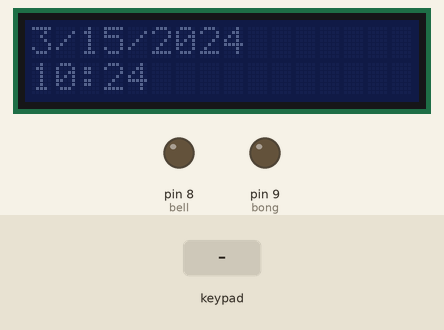
Recording of a sketch running on a simulated Arduino Uno, built with avr-gcc and run on an emulated ATmega328P. Parts: 16×2 character LCD, output pins drawn as LEDs (lit = HIGH). Inputs (shaded band) come from the test bench. The local clock reads 2024-03-15 10:24:30 at power-on unless the sketch sets it; what the sketch prints to the serial monitor is not drawn.

Above: at 1.2 s.
1.3 s: key 'S' pressed
At 3.3 s:
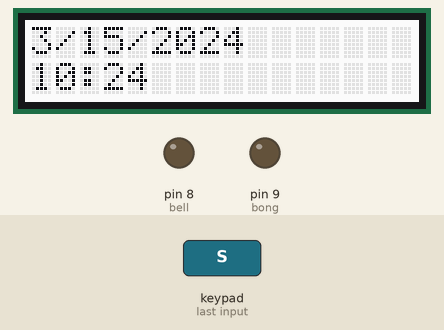
3.6 s: key 'U' pressed
At 4.7 s:
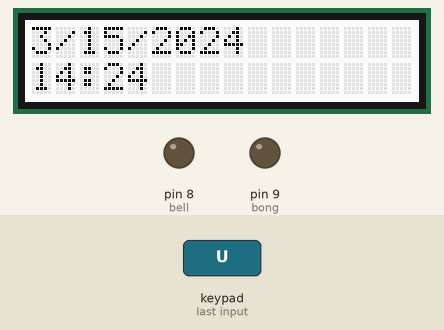
5.3 s: key 'D' pressed
At 6.6 s:
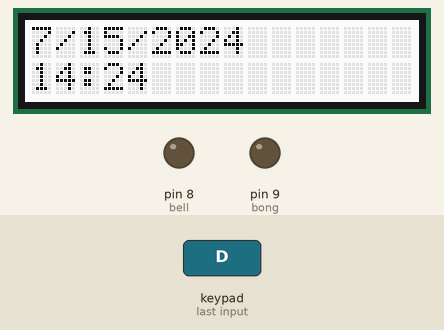
7.0 s: key 'L' pressed
At 8.4 s:
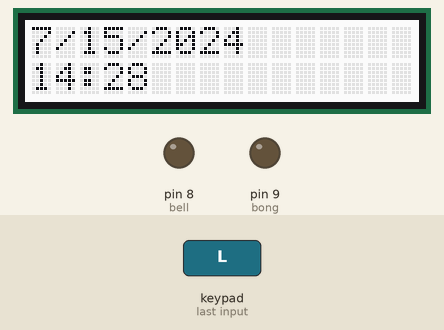
8.7 s: key 'R' pressed
At 9.5 s:
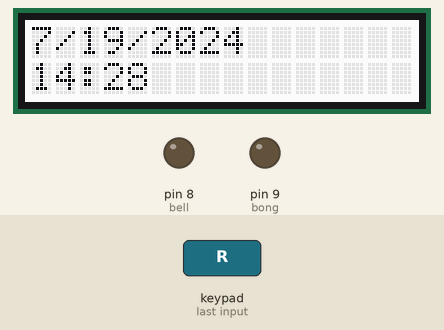
Timing chart, 0 to 11.7 s (numbered marks = the images above; inputs shaded):
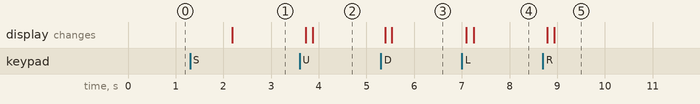

Measured:
- after the input at 1.3 s, the display: changes after 0.88 s (image 1)
- after the input at 3.6 s, the display: first changes after 0.12 s (image 2 shows a later state)
- after the input at 5.3 s, the display: first changes after 0.09 s (image 3 shows a later state)
- after the input at 7.0 s, the display: first changes after 0.09 s (image 4 shows a later state)
- after the input at 8.7 s, the display: first changes after 0.10 s (image 5 shows a later state)

The sketch:

Clock.ino
```cpp
/**
 * @author Daniel Stara (for the most part)
 * -Used a couple of libraries from Adafruit (bless them)
 * to communicate with the clock and lcd screen.
 *
 * This application is basically a clock that runs with a
 * chronodot timer and an adafruit lcd shield kit.  The
 * time can be set with the buttons on the shield.
 *
 *
 * 1. DO NOT hit the button on the very right below
 *    the orange thing.  That is the reset button
 * 2. Might be adding functionality for an MP3 player
 *
 *
 */
//import statements I think
#include <Wire.h>
#include <Adafruit_RGBLCDShield.h>
#include <utility/Adafruit_MCP23017.h>
#include "RTClib.h"  // Credit: Adafruit


//Initializers that I don't understand (I2C)
RTC_DS1307 RTC;
Adafruit_RGBLCDShield lcd = Adafruit_RGBLCDShield();

//button manager
int topButton = 8;
int leftButton = 16;
int rightButton = 2;
int bottomButton = 4;
int sideButton = 1;

//variables to control the lcd turning on and off
bool isBacklightOn = false;
unsigned long timer;
unsigned long lightTimer = 0;
unsigned long timeOn = 120000;

//variables for the bells
int bong = 9;
int bell = 8;

//delay for the watchdog
int delayTime = 1000;


/*
 * setup to get things ready - runs once at startup and
 * whenever you open the serial monitor (learned that the hard way)
 */
void setup() {

  // Begin the Serial connection
  Serial.begin(9600);

  //instantiate the lcd screen
  prepareLcd();

  // Instantiate the RTC
  prepareRTC();

  Serial.println("Setup complete.");

  //set backlight and initialize digital outputs
  lcd.setBacklight(255);


  pinMode(bell, OUTPUT);
  pinMode(bong, OUTPUT);

}//end of setup

/*
 * loop that the microcontroller runs over and over and over...and over
 * as fast as its little legs will let it
 */
void loop() {

  //timer for the
  timer = millis();

  // Get the current time
  DateTime now = RTC.now();

  // Display the current time for debugging
  // printDataSerial(now);

  //print the date to the lcd
  printDate(now);

  //print the time to the lcd
  printTime(now);

  //get button input
  uint8_t buttons = lcd.readButtons();


//handle the backlight for the lcd ------
  //set the backlight for the lcd
  if(isBacklightOn){
    lcd.setBacklight(255);
  }else{
    lcd.setBacklight(0);
  }

  if(buttons == sideButton){
    isBacklightOn = true;
    lightTimer = timer;
  }

  if((timer - lightTimer) > timeOn){

    isBacklightOn = false;
  }

  //---------


  //test this stupid timer bug
  Serial.print("timer: ");
  Serial.print(timer);
  Serial.print(" ");
  Serial.print("lightTimer: ");
  Serial.print(lightTimer);
  Serial.print(" ");
  Serial.print(isBacklightOn);
  Serial.println();


  //button handlers---------
  //add to the hour
  if(buttons == (topButton)){
    addHour(now);
  }
  //add to the minute
  if(buttons == (leftButton)){
    addMinute(now);
  }
  //month button
  if(buttons == (bottomButton)){
    addMonth(now);
  }
  //add to the day
  if(buttons == (rightButton)){
    addDay(now);
  }
  //add to year
  if(buttons == (sideButton + topButton)){
    addYear(now);
  }
  //or subtract year
  if(buttons == (sideButton + bottomButton)){
    subtractYear(now);
  }
  //-----------


  //if any button is pressed speed that sh** up!
  if(isBacklightOn){
    delayTime = 10;
  }else{
    delayTime = 1000;
  }


  /*
   *
   *   bells will ring from 8 - 9
   *   angelus at 7:30, noon, 6
   *   if we're on a new hour
   *   ring the bells
  */
  //if we're on a new hour
  if(now.minute() == 0 && now.second() == 0){

    //if its not noon or 6pm
    if(!(now.hour() == 12) && !(now.hour() == 18)){

      //if we're between 8am and noon
      if(now.hour() > 7 && now.hour() < 12){
        ringBell(now.hour());
      }

      //if we're after noon, need to convert time from military
      if(now.hour() > 12 && now.hour() < 22){
        ringBell(now.hour() - 12);
      }

    }
  }


  //do the angelus at 7:30, noon, and 6 right on the dot
  if(now.hour() == 7 && now.minute() == 30 && now.second() == 0){
    ringAngelus();
  }
  if(now.hour() == 12 && now.minute() == 00 && now.second() == 0){
    ringAngelus();
  }
  if(now.hour() == 18 && now.minute() == 00 && now.second() == 0){
    ringAngelus();
  }


  //long (watchdog) delay
  delay(delayTime);

}//end of loop


void ringAngelus(){
  for(int i = 0; i < 3; i++){
    ringBell(3);
    delay(4500);
  }

  digitalWrite(bell, HIGH);
  delay(18000);
  digitalWrite(bell, LOW);

}

void ringBell(int numRings){

  for(int i = 0; i < numRings; i++){
    digitalWrite(bong, HIGH);
    delay(500);
    digitalWrite(bong, LOW);
    delay(2000);
  }

}

/**
 * functions to change the time
 */
void subtractYear(DateTime now){
    int newYear = now.year()-1;

    RTC.adjust(DateTime(newYear, now.month(), now.day(), now.hour(), now.minute(), now.second()));
    //update the lcd
    lcd.clear();
    printDate(now);
    printTime(now);
}
void addYear(DateTime now){
    int newYear = now.year()+1;

    RTC.adjust(DateTime(newYear, now.month(), now.day(), now.hour(), now.minute(), now.second()));
    //update the lcd
    lcd.clear();
    printDate(now);
    printTime(now);
}
void addMonth(DateTime now){
    int newMonth = now.month()+1;

    if(newMonth > 12){
      newMonth = 1;
    }

    RTC.adjust(DateTime(now.year(), newMonth, now.day(), now.hour(), now.minute(), now.second()));
    //update the lcd
    lcd.clear();
    printDate(now);
    printTime(now);
}
void addDay(DateTime now){
    int newDay = now.day()+1;

    if(newDay > 31){
      newDay = 1;
    }

    RTC.adjust(DateTime(now.year(), now.month(), newDay, now.hour(), now.minute(), now.second()));
    //update the lcd
    lcd.clear();
    printDate(now);
    printTime(now);
}
void addMinute(DateTime now){
    int newMinute = now.minute()+1;
    if(newMinute > 59){
      newMinute = 1;
    }

    RTC.adjust(DateTime(now.year(), now.month(), now.day(), now.hour(), newMinute, now.second()));
    //update the lcd
    lcd.clear();
    printDate(now);
    printTime(now);
}
void addHour(DateTime now){
    int newHour = now.hour()+1;

    //if we've gone past military time (lol traveling through time)
    if(newHour > 23){
      newHour = 0;
      Serial.print(now.minute());
      lcd.clear();
    }

    RTC.adjust(DateTime(now.year(), now.month(), now.day(), newHour, now.minute(), now.second()));
    //update the lcd
    lcd.clear();
    printDate(now);
    printTime(now);
}


/*
 * method to print the date to the lcd
 */
void printDate(DateTime now){
  lcd.setCursor(0,0);

  lcd.print(now.month(), DEC);
  lcd.print('/');
  lcd.print(now.day(), DEC);
  lcd.print('/');
  lcd.print(now.year(), DEC);
  lcd.print("     ");
}

/*
 * method to print the time to the lcd
 */
void printTime(DateTime now){
  lcd.setCursor(0,1);

  lcd.print(now.hour(), DEC);
  lcd.print(':');
  lcd.print(now.minute(), DEC);
  //a bunch of spaces because the format was screwing me up.
  lcd.print("    ");
}

/*
 * method to print data to the serial monitor
 */
void printDataSerial(DateTime now){
  Serial.print("Current time: ");
  Serial.print(now.year(), DEC);
  Serial.print('/');
  Serial.print(now.month(), DEC);
  Serial.print('/');
  Serial.print(now.day(), DEC);
  Serial.print(' ');
  Serial.print(now.hour(), DEC);
  Serial.print(':');
  Serial.print(now.minute(), DEC);
  Serial.print(':');
  Serial.print(now.second(), DEC);
  Serial.println();
}

void prepareLcd(){
  lcd.begin(16, 2);
  lcd.print("Hey");
  lcd.setCursor(0, 1);
  lcd.print(":)");
}

void prepareRTC(){
  Wire.begin();
  RTC.begin();


  // Check if the RTC is running.
  if (! RTC.isrunning()) {
    Serial.println("RTC is NOT running");
  }

  // This section grabs the current datetime and compares it to
  // the compilation time.  If necessary, the RTC is updated.
  DateTime now = RTC.now();
//  if (now.unixtime() < compiled.unixtime()) {
//    Serial.println("RTC is older than compile time! Updating");
//    RTC.adjust(DateTime(__DATE__, __TIME__));
//  }
}
```
